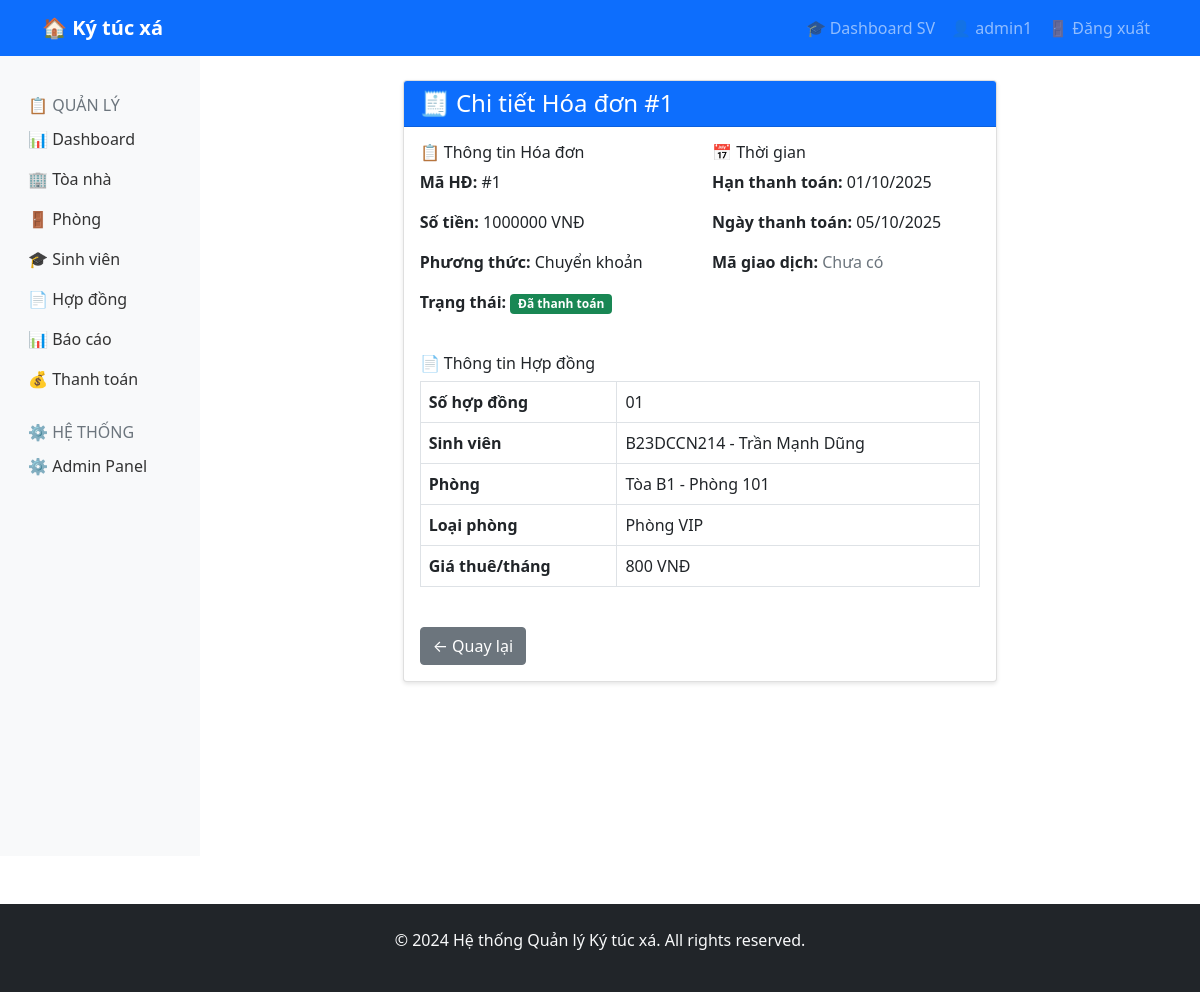
Page /payments/1/ (signed in) on the committed database.
### accounts/models.py (models this page shows, shortened)
class CustomUser(AbstractUser):
    USER_TYPE_CHOICES = (
        ('student', 'Sinh viên'),
        ('manager', 'Quản lý'),
        ('staff', 'Nhân viên'),
    )
    user_type = models.CharField(max_length=10, choices=USER_TYPE_CHOICES, default='student')
    phone = models.CharField(max_length=15, blank=True)
    address = models.TextField(blank=True)
    date_of_birth = models.DateField(null=True, blank=True)
    avatar = models.ImageField(upload_to='avatars/', null=True, blank=True)

### payment/models.py (models this page shows, shortened)
class Payment(models.Model):
    PAYMENT_METHODS = (
        ('cash', 'Tiền mặt'),
        ('bank_transfer', 'Chuyển khoản'),
        ('momo', 'Ví MoMo'),
        ('zalopay', 'ZaloPay'),
    )
    STATUS_CHOICES = (
        ('pending', 'Chờ thanh toán'),
        ('paid', 'Đã thanh toán'),
        ('cancelled', 'Đã hủy'),
        ('failed', 'Thất bại'),
    )
    contract = models.ForeignKey(Contract, on_delete=models.CASCADE)
    amount = models.DecimalField(max_digits=12, decimal_places=2)
    payment_method = models.CharField(max_length=20, choices=PAYMENT_METHODS, default='cash')
    status = models.CharField(max_length=20, choices=STATUS_CHOICES, default='pending')
    due_date = models.DateField()
    paid_date = models.DateField(null=True, blank=True)
    transaction_id = models.CharField(max_length=100, blank=True)
    notes = models.TextField(blank=True)
    created_at = models.DateTimeField(auto_now_add=True)
    updated_at = models.DateTimeField(auto_now=True)

### dormitory/models.py (models this page shows, shortened)
class Contract(models.Model):
    contract_number = models.CharField(max_length=20, unique=True)
    student = models.ForeignKey(Student, on_delete=models.CASCADE)
    room = models.ForeignKey(Room, on_delete=models.CASCADE)
    start_date = models.DateField()
    end_date = models.DateField()
    deposit = models.DecimalField(max_digits=10, decimal_places=2)
    status_choices = (
        ('active', 'Đang hoạt động'),
        ('expired', 'Đã hết hạn'),
        ('terminated', 'Đã chấm dứt'),
    )
    status = models.CharField(max_length=20, choices=status_choices, default='active')
    created_at = models.DateTimeField(auto_now_add=True)

class Student(models.Model):
    user = models.OneToOneField(CustomUser, on_delete=models.CASCADE)
    student_id = models.CharField(max_length=20, unique=True)
    university = models.CharField(max_length=200)
    faculty = models.CharField(max_length=100)
    course = models.CharField(max_length=50)
    full_name = models.CharField(max_length=100, blank=True)
    date_of_birth = models.DateField(null=True, blank=True)

class Room(models.Model):
    room_number = models.CharField(max_length=10)
    building = models.ForeignKey(Building, on_delete=models.CASCADE)
    room_type = models.ForeignKey(RoomType, on_delete=models.CASCADE)
    floor = models.IntegerField()
    status_choices = (
        ('available', 'Còn trống'),
        ('occupied', 'Đã thuê'),
        ('maintenance', 'Bảo trì'),
    )
    status = models.CharField(max_length=20, choices=status_choices, default='available')
    notes = models.TextField(blank=True)
    class Meta:
        unique_together = ['building', 'room_number']

class Building(models.Model):
    name = models.CharField(max_length=100)
    address = models.TextField()
    total_floors = models.IntegerField()
    description = models.TextField(blank=True)
    created_at = models.DateTimeField(auto_now_add=True)

class RoomType(models.Model):
    name = models.CharField(max_length=100)  # Phòng đơn, đôi, tập thể
    capacity = models.IntegerField()
    price_per_month = models.DecimalField(max_digits=10, decimal_places=2)
    description = models.TextField(blank=True)

### payment/views.py (the view)
# urls.py: path('<int:pk>/', views.payment_detail, name='payment_detail'),
@login_required
def payment_detail(request, pk):
    payment = get_object_or_404(Payment, pk=pk)
    if request.user.user_type == 'student' and payment.contract.student.user != request.user:
        messages.error(request, "Bạn không có quyền xem hóa đơn này!")
        return redirect('payment_list')
    return render(request, 'payment/payment_detail.html', {'payment': payment})

### payment/templates/payment/payment_detail.html (shortened to what this page needs)
{% extends 'base.html' %}
{% block content %}
<div class="row justify-content-center">
    <div class="col-md-8">
        <div class="card">
            <div class="card-header bg-primary text-white">
                <h4 class="mb-0">🧾 Chi tiết Hóa đơn #{{ payment.id }}</h4>
            </div>
            <div class="card-body">
                <div class="row mb-4">
                    <div class="col-md-6">
                        <h6>📋 Thông tin Hóa đơn</h6>
                        <p><strong>Mã HĐ:</strong> #{{ payment.id }}</p>
                        <p><strong>Số tiền:</strong> {{ payment.amount|floatformat:0 }} VNĐ</p>
                        <p><strong>Phương thức:</strong> {{ payment.get_payment_method_display }}</p>
                        <p><strong>Trạng thái:</strong>
                            <span class="badge
                                {% if payment.status == 'paid' %}bg-success
                                {% elif payment.status == 'pending' %}bg-warning
                                {% else %}bg-danger{% endif %}">
                                {{ payment.get_status_display }}
                            </span>
                        </p>
                    </div>
                    <div class="col-md-6">
                        <h6>📅 Thời gian</h6>
                        <p><strong>Hạn thanh toán:</strong> {{ payment.due_date|date:"d/m/Y" }}</p>
                        <p><strong>Ngày thanh toán:</strong>
                            {% if payment.paid_date %}
                                {{ payment.paid_date|date:"d/m/Y" }}
                            {% else %}
                                <span class="text-muted">Chưa thanh toán</span>
                            {% endif %}
                        </p>
                        <p><strong>Mã giao dịch:</strong>
                            {% if payment.transaction_id %}
                                {{ payment.transaction_id }}
                            {% else %}
                                <span class="text-muted">Chưa có</span>
                            {% endif %}
                        </p>
                    </div>
                </div>
                <div class="row mb-4">
                    <div class="col-12">
                        <h6>📄 Thông tin Hợp đồng</h6>
                        <div class="table-responsive">
                            <table class="table table-bordered">
                                <tr>
                                    <th>Số hợp đồng</th>
                                    <td>{{ payment.contract.contract_number }}</td>
                                </tr>
                                <tr>
                                    <th>Sinh viên</th>
                                    <td>
                                        {{ payment.contract.student.student_id }} -
                                        {{ payment.contract.student.full_name }}
                                    </td>
                                </tr>
                                <tr>
                                    <th>Phòng</th>
                                    <td>
                                        {{ payment.contract.room.building.name }} -
                                        Phòng {{ payment.contract.room.room_number }}
                                    </td>
                                </tr>
                                <tr>
                                    <th>Loại phòng</th>
                                    <td>{{ payment.contract.room.room_type.name }}</td>
                                </tr>
                                <tr>
                                    <th>Giá thuê/tháng</th>
                                    <td>{{ payment.contract.room.room_type.price_per_month|floatformat:0 }} VNĐ</td>
                                </tr>
                            </table>
                        </div>
                    </div>
                </div>
                <div class="d-flex justify-content-between">
                    <a href="{% url 'payment_list' %}" class="btn btn-secondary">← Quay lại</a>
                </div>
            </div>
        </div>
    </div>
</div>
{% endblock %}

### templates/base.html (shortened to what this page needs)
<!DOCTYPE html>
<html lang="vi">
  <head>
    <link
      href="https://cdn.jsdelivr.net/npm/bootstrap@5.1.3/dist/css/bootstrap.min.css"
      rel="stylesheet"
    />
  </head>
  <body>
    <nav class="navbar navbar-expand-lg navbar-dark bg-primary">
      <div class="container">
        <a class="navbar-brand" href="{% url 'home' %}">🏠 Ký túc xá</a>
        <div class="collapse navbar-collapse" id="navbarNav">
          <div class="navbar-nav ms-auto">
            {% if user.is_authenticated %}
              {% if user.user_type == 'student' %}
              <a class="nav-link" href="/student/dashboard/">🎓 Dashboard SV</a>
              <a class="nav-link" href="#">👤 {{ user.username }}</a>
              {% else %}
              <a class="nav-link" href="/dashboard/">📊 Dashboard</a>
              <a class="nav-link" href="/admin/">⚙️ Admin</a>
              <a class="nav-link" href="#">👤 {{ user.username }}</a>
              {% endif %}
              <a class="nav-link" href="/accounts/logout/">🚪 Đăng xuất</a>
            {% else %}
            <a class="nav-link" href="/accounts/login/">🔐 Đăng nhập SV</a>
            <a class="nav-link" href="/student/register/">📝 Đăng ký SV</a>
            <a class="nav-link" href="/admin/">⚙️ Quản lý</a>
            {% endif %}
          </div>
        </div>
      </div>
    </nav>
    <div class="container-fluid">
      <div class="row">
        {% if user.is_authenticated and user.user_type == 'manager' or user.user_type == 'staff' or user.is_staff %}
        <nav class="col-md-3 col-lg-2 d-md-block sidebar collapse bg-light">
          <div class="position-sticky pt-3">
            <h6
              class="sidebar-heading d-flex justify-content-between align-items-center px-3 mt-4 mb-1 text-muted"
            >
              <span>📋 QUẢN LÝ</span>
            </h6>
            <ul class="nav flex-column">
              <li class="nav-item">
                <a class="nav-link" href="/dashboard/">
                  📊 Dashboard
                </a>
              </li>
              <li class="nav-item">
                <a class="nav-link" href="/buildings/">
                  🏢 Tòa nhà
                </a>
              </li>
              <li class="nav-item">
                <a class="nav-link" href="/rooms/"> 🚪 Phòng </a>
              </li>
              <li class="nav-item">
                <a class="nav-link" href="/students/">
                  🎓 Sinh viên
                </a>
              </li>
              <li class="nav-item">
                <a class="nav-link" href="/contracts/">
                  📄 Hợp đồng
                </a>
              </li>
              <li class="nav-item">
                <a class="nav-link" href="/reports/"> 📊 Báo cáo </a>
              </li>
              <li class="nav-item">
                <a class="nav-link" href="/payments/">
                  💰 Thanh toán
                </a>
              </li>
            </ul>
            <h6
              class="sidebar-heading d-flex justify-content-between align-items-center px-3 mt-4 mb-1 text-muted"
            >
              <span>⚙️ HỆ THỐNG</span>
            </h6>
            <ul class="nav flex-column mb-2">
              <li class="nav-item">
                <a class="nav-link" href="/admin/"> ⚙️ Admin Panel </a>
              </li>
            </ul>
          </div>
        </nav>
        {% endif %}
        <main class="col-md-9 ms-sm-auto col-lg-10 px-md-4">
          <div class="container mt-4">
            {% block content %}
            {% endblock %}
          </div>
        </main>
      </div>
    </div>
    <footer class="bg-dark text-light mt-5 py-4">
      <div class="container text-center">
        <p>&copy; 2024 Hệ thống Quản lý Ký túc xá. All rights reserved.</p>
      </div>
    </footer>
  </body>
</html>

### templates/base.html (style rules this page uses)
.navbar-brand { font-weight: bold; }
.card { box-shadow: 0 2px 4px rgba(0, 0, 0, 0.1); margin-bottom: 20px; }
.sidebar { background-color: #f8f9fa; min-height: 100vh; }
.nav-link { color: #333; }

### rows in the picture
CustomUser: username "admin1"
Payment: id "1", amount "1000000", payment_method "Chuyển khoản", status "Đã thanh toán", due_date "01/10/2025", paid_date "05/10/2025", contract.contract_number "01", contract.student.student_id "B23DCCN214", contract.student.full_name "Trần Mạnh Dũng", contract.room.building.name "Tòa B1", contract.room.room_number "101", contract.room.room_type.name "Phòng VIP", contract.room.room_type.price_per_month "800"
